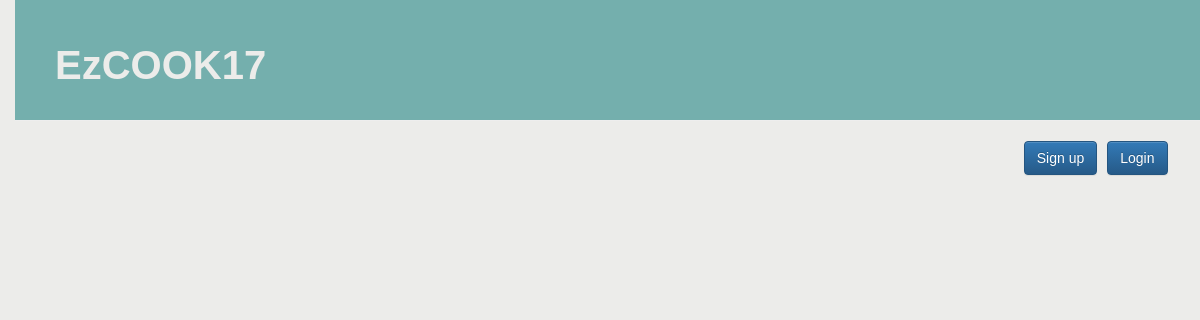
Before: /post_without/ with the older database file.
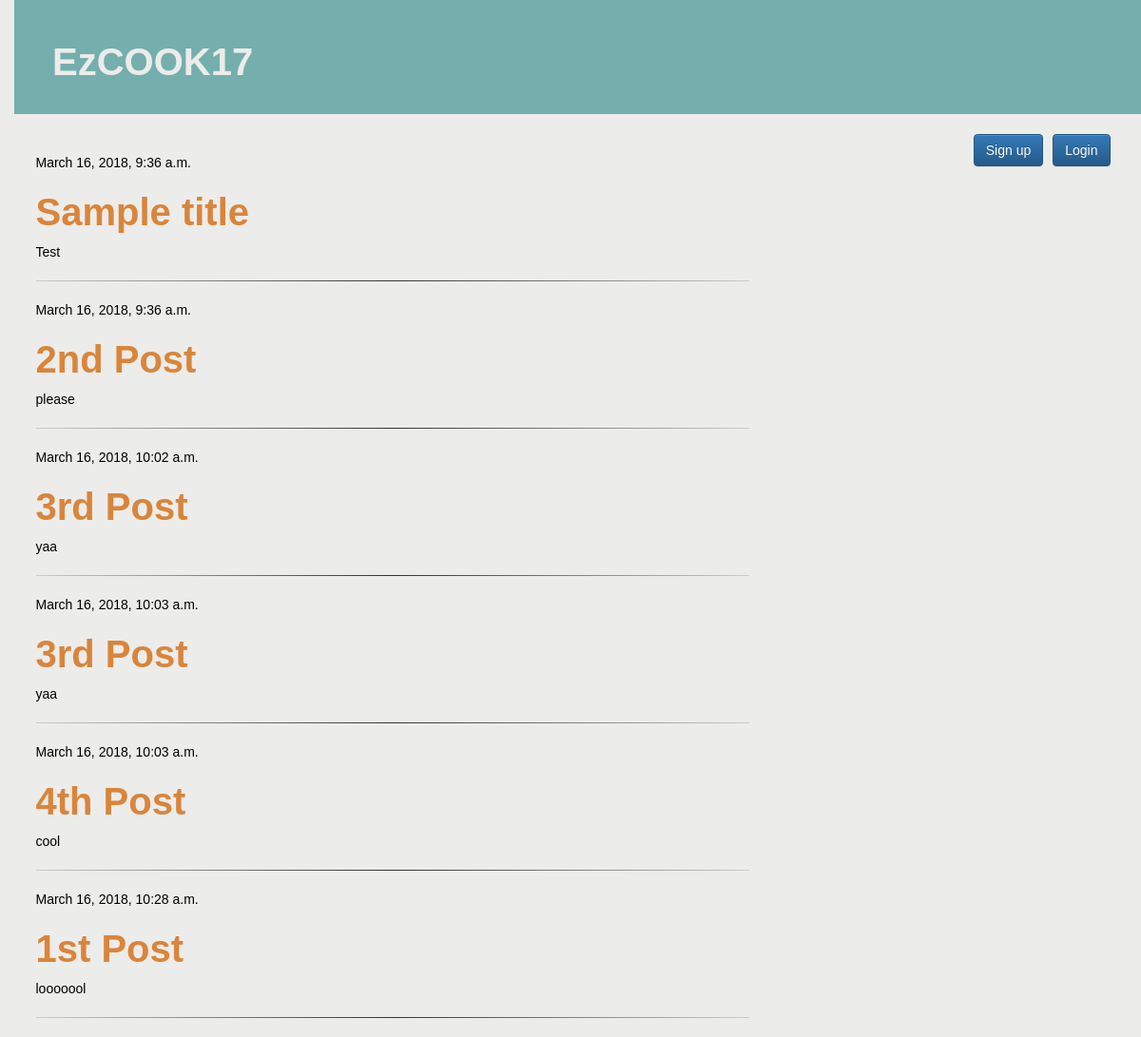
After: the same page with the newer database file.
### test/models.py (models this page shows, shortened)
class PostNew(models.Model):
    title = models.CharField(max_length=200)
    text = models.TextField()
    created_date = models.DateTimeField(
            default=timezone.now)
    published_date = models.DateTimeField(
            blank=True, null=True)

### test/views.py (the view)
# urls.py: url(r'^post_without/$', views.post_list_without_edit, name='post_list_without_edit'),
def post_list_without_edit(request):
    posts = PostNew.objects.filter(published_date__lte=timezone.now()).order_by('published_date')
    return render(request, 'post_list_without_edit.html', {'posts': posts})

### templates/post_list_without_edit.html
{% extends 'base.html' %}
{% block content %}
    <a href="{% url 'login_form' %}" class="top-menu"><button type="button" class="btn btn-primary pull-right"  style="margin-right:10px">Login</button></a>
    <a href="{% url 'signup' %}" class="top-menu"><button type="button" class="btn btn-primary pull-right" style="margin-right:10px">Sign up</button></a>
</div>
<div class="row">
    <div class="col-md-8">
    {% for post in posts %}
        <div class="post">
            <div class="date">
                {{ post.published_date }}
            </div>
            <h1><a href="{% url 'post_detail_without_edit' pk=post.pk %}">{{ post.title }}</a></h1>
            <p>{{ post.text|linebreaksbr }}</p>
            <hr class="divider" />
        </div>
    {% endfor %}
{% endblock %}

Changed rows visible on the page:
added PostNew: published_date "March 16, 2018, 9:36 a.m.", title "Sample title", text "Test"
added PostNew: published_date "March 16, 2018, 9:36 a.m.", title "2nd Post", text "please"
added PostNew: published_date "March 16, 2018, 10:02 a.m.", title "3rd Post", text "yaa"
added PostNew: published_date "March 16, 2018, 10:03 a.m.", title "3rd Post", text "yaa"
added PostNew: published_date "March 16, 2018, 10:03 a.m.", title "4th Post", text "cool"
added PostNew: published_date "March 16, 2018, 10:28 a.m.", title "1st Post", text "looooool"
